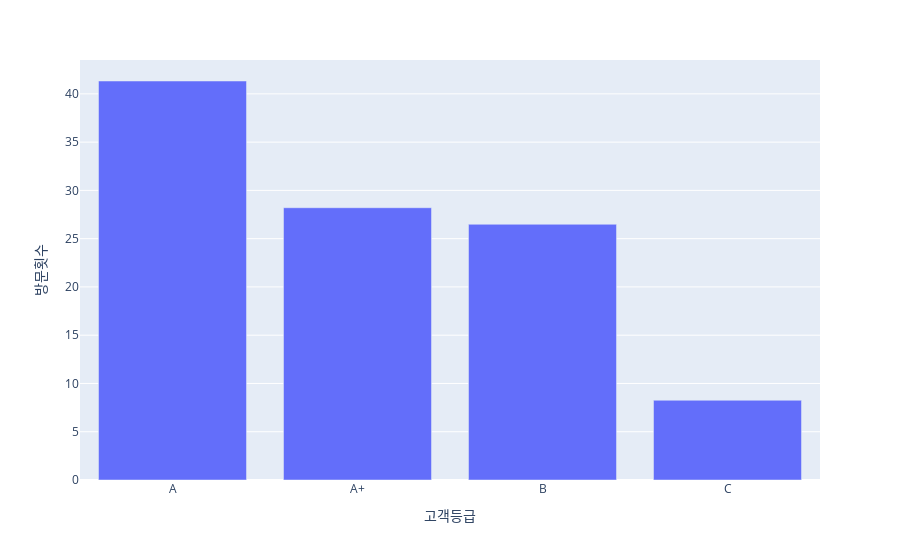

Notebook source saved alongside this figure:
### Code cell
# 고객의 등급에 따라 방문횟수의 평균이 달라지는가?
p3 = df1.pivot_table(index='고객등급', values='방문횟수', aggfunc='mean').reset_index()
px.bar(p3, x='고객등급', y = '방문횟수')

### Figure 1 — Plotly figure (JSON) as saved in the notebook; plotly's stock layout.template omitted (floating-point values rounded to 4 significant figures)
{"data": [{"alignmentgroup": "True", "hovertemplate": "고객등급=%{x}<br>방문횟수=%{y}<extra></extra>", "legendgroup": "", "marker": {"color": "#636efa", "pattern": {"shape": ""}}, "name": "", "offsetgroup": "", "orientation": "v", "showlegend": false, "textposition": "auto", "type": "bar", "x": ["A", "A+", "B", "C"], "xaxis": "x", "y": [41.33, 28.21, 26.49, 8.262], "yaxis": "y"}], "layout": {"autosize": true, "barmode": "relative", "legend": {"tracegroupgap": 0}, "margin": {"t": 60}, "xaxis": {"anchor": "y", "autorange": true, "domain": [0, 1], "range": [-0.5, 3.5], "title": {"text": "고객등급"}, "type": "category"}, "yaxis": {"anchor": "x", "autorange": true, "domain": [0, 1], "range": [0, 43.51], "title": {"text": "방문횟수"}, "type": "linear"}}}
